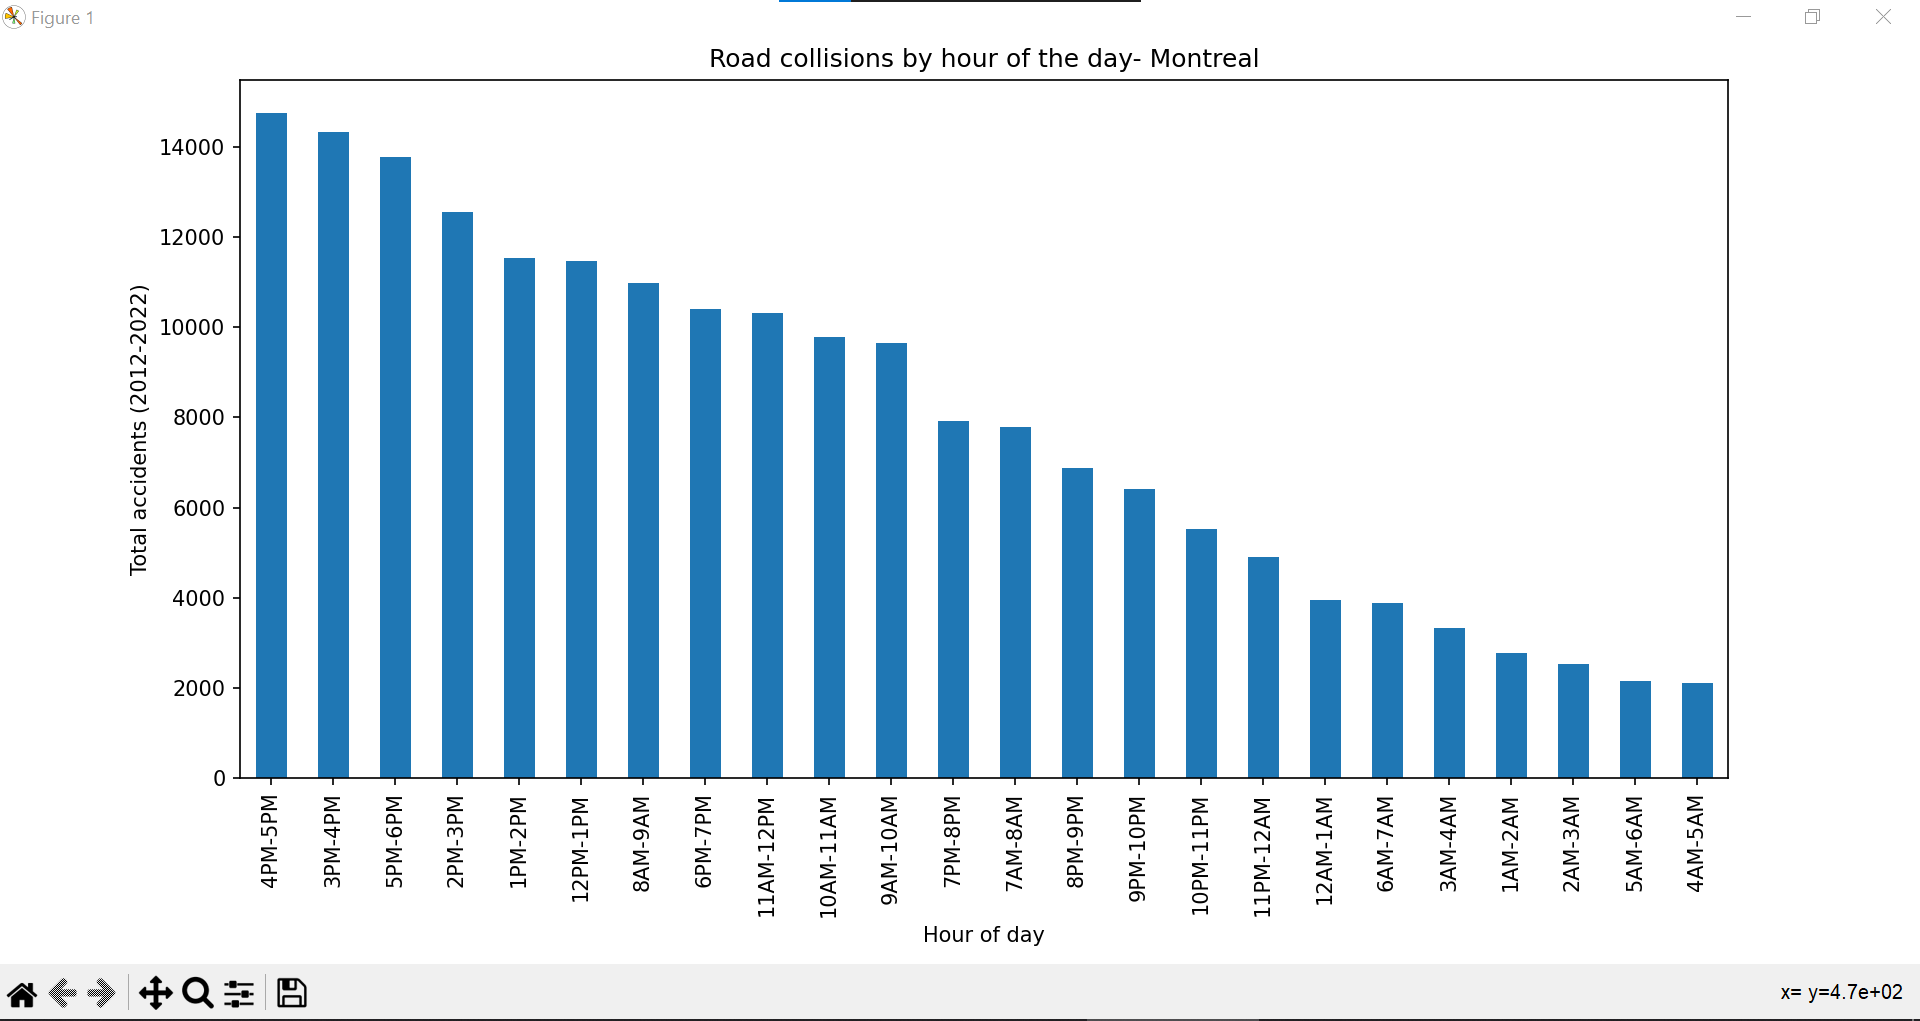

The Python source for this figure:
import pandas as pd
import matplotlib.pyplot as plt

df = pd.read_csv('data.csv')
#print the hour of the day with most collisions (the string HEURE_ACCDN indicates the hour of the day)
df['HEURE_ACCDN'].replace({
    '00:00:00-00:59:00' : '12AM-1AM', 
    '01:00:00-01:59:00' : '1AM-2AM',  
    '02:00:00-02:59:00' : '2AM-3AM', 
    '03:00:00-03:59:00' : '3AM-4AM',
    '04:00:00-04:59:00' : '4AM-5AM',
    '05:00:00-05:59:00' : '5AM-6AM',
    '06:00:00-06:59:00' : '6AM-7AM',
    '07:00:00-07:59:00' : '7AM-8AM',
    '08:00:00-08:59:00' : '8AM-9AM',
    '09:00:00-09:59:00' : '9AM-10AM',
    '10:00:00-10:59:00' : '10AM-11AM',
    '11:00:00-11:59:00' : '11AM-12PM',
    '12:00:00-12:59:00' : '12PM-1PM',
    '13:00:00-13:59:00' : '1PM-2PM',
    '14:00:00-14:59:00' : '2PM-3PM',
    '15:00:00-15:59:00' : '3PM-4PM',
    '16:00:00-16:59:00' : '4PM-5PM',
    '17:00:00-17:59:00' : '5PM-6PM',
    '18:00:00-18:59:00' : '6PM-7PM',
    '19:00:00-19:59:00' : '7PM-8PM',
    '20:00:00-20:59:00' : '8PM-9PM',
    '21:00:00-21:59:00' : '9PM-10PM',
    '22:00:00-22:59:00' : '10PM-11PM',
    '23:00:00-23:59:00' : '11PM-12AM'
    }, inplace = True)
df = df[df.HEURE_ACCDN != "Non précisé"]
print(df['HEURE_ACCDN'].value_counts())

# plot the hour of the day with most collisions with the matplotlib library
df['HEURE_ACCDN'].value_counts().plot(kind='bar', title='Road collisions by hour of the day- Montreal', xlabel='Hour of day', ylabel='Total accidents (2012-2022)' ,figsize=(10, 5))
plt.show()
